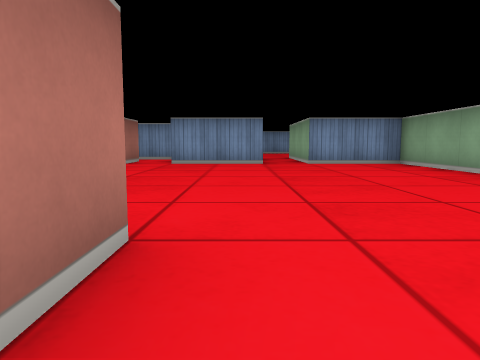
[1] (above)

24 first-person views from a walk through a cub3D ray-caster map. The camera is about half as high as the walls, tilts 6° down and sees 70° across. The floor is counted in squares. Each view is taken from the middle of a square. On the plan, view 1 faces up. The plan holds only what a view shows up to about 9 squares ahead; the rest is blank.

[2]
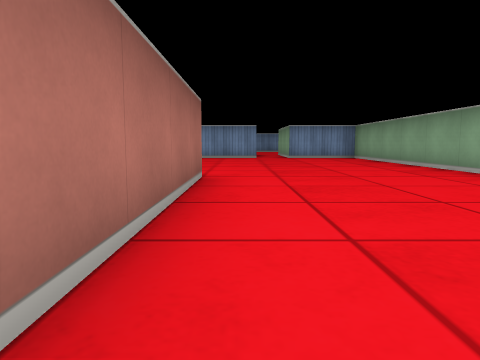

[3]
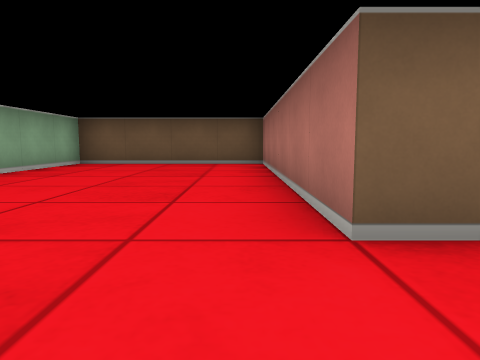

[4]
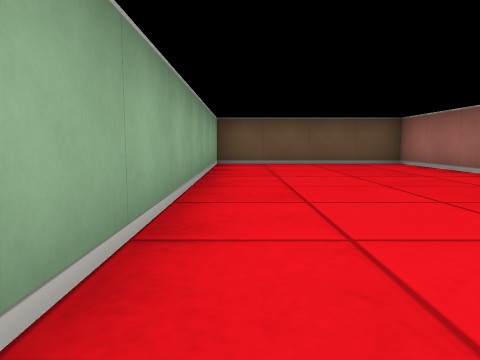

[5]
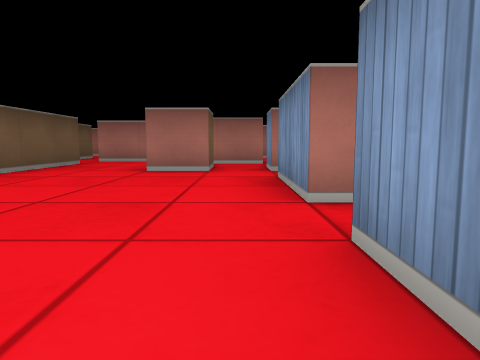

[6]
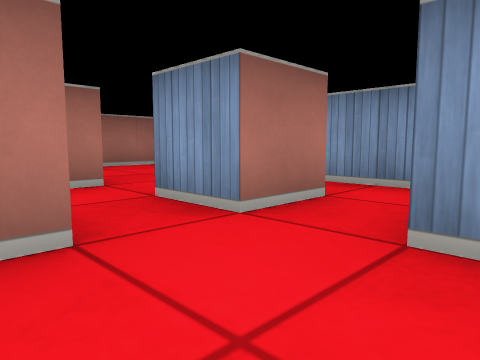

[7]
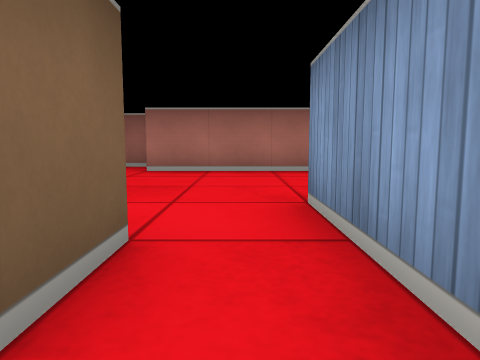

[8]
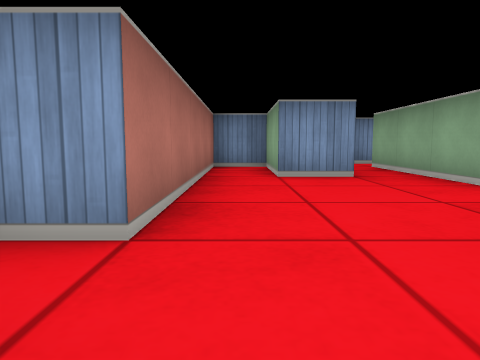

[9]
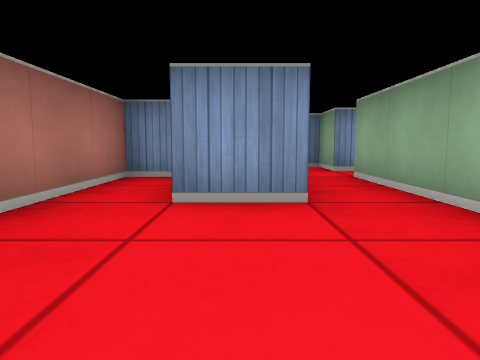

[10]
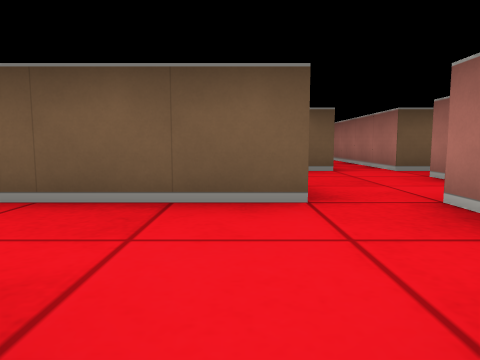

[11]
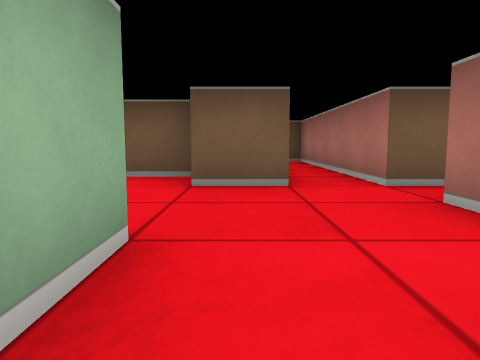

[12]
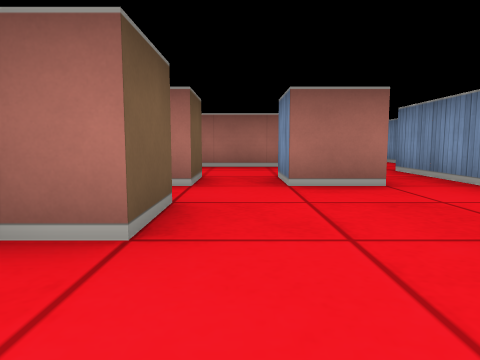

[13]
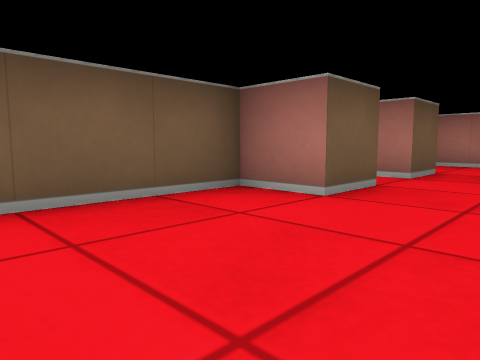

[14]
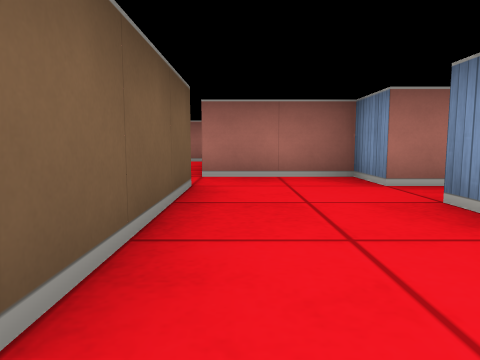

[15]
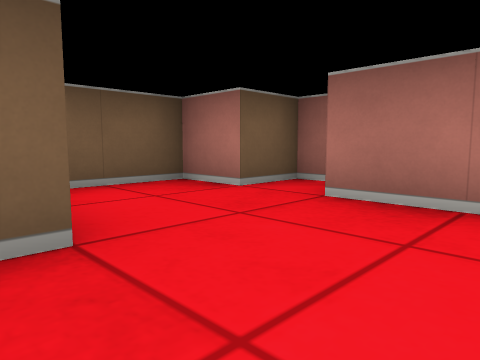

[16]
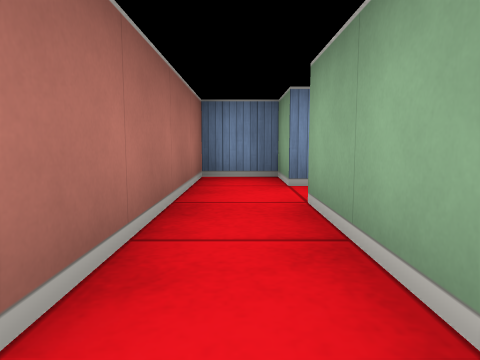

[17]
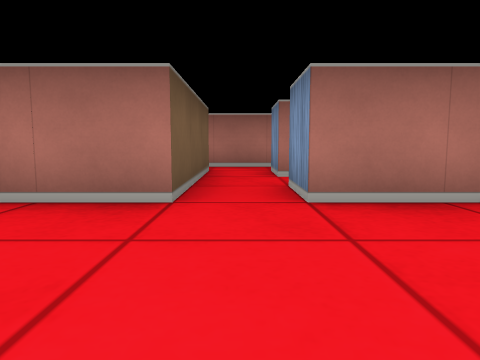

[18]
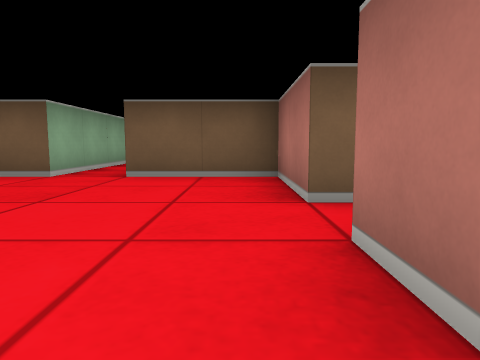

[19]
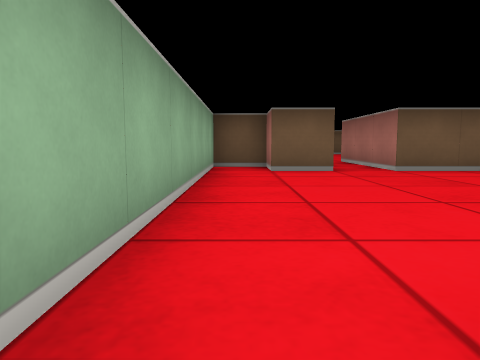

[20]
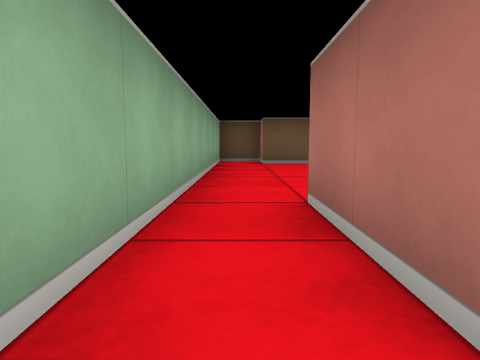

[21]
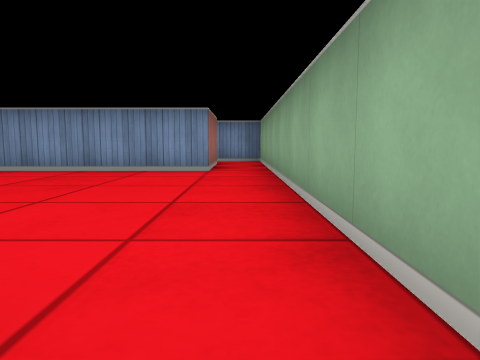

[22]
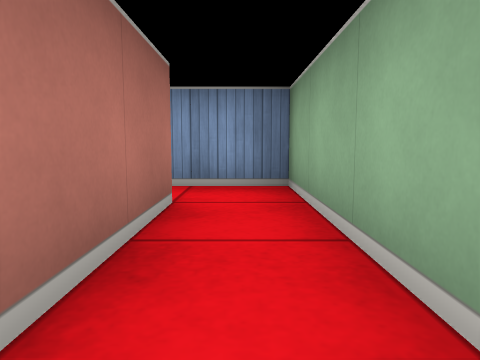

[23]
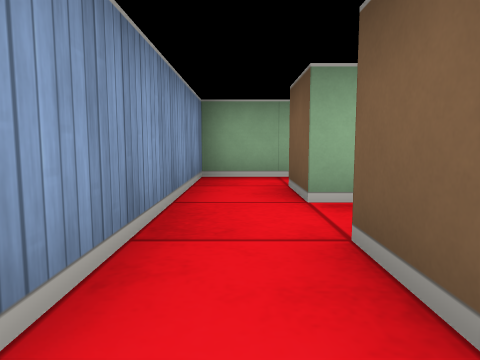

[24]
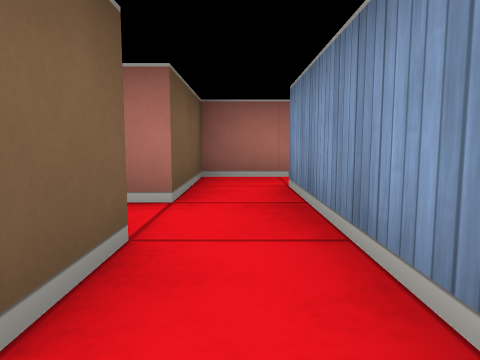

### Floor plan
Points are (right, up) in squares from view 1. A wall is a line through its corners. A room is listed if a view was taken in it or the views show most of it. See-through windows are left out.
Room 1 (views 1, 2, 3, 4, 5, 6, 7, 8, 9, 10, 11, 13, 14, 15, 16)
walls: (-3, 5.5) (-3.5, 5.5); (-1.1, 1.5) (-0.5, 1.5) (-0.5, -4.5) (3.5, -4.5) (3.5, 7.5) (1.5, 7.5); (-4.5, 3.5) (-1.6, 3.5); (-3.5, 6.5) (-2.5, 6.5) (-2.5, 5.5); (0.5, 7.5) (-1.5, 7.5); (-4.5, 7.6) (-4.5, 5.5) (-5.5, 5.5) (-5.5, 3.5); (-3.5, 8.5) (-2.5, 8.5) (-2.5, 7.5) (-3.5, 7.5); (-2.1, 9.5) (-4.5, 9.5) (-4.5, 12.5); (-8.5, 7.2) (-8.5, 6.5) (-7.5, 6.5) (-7.5, 5.5) (-6.1, 5.5); (-5.5, 12.5) (-5.5, 10.5) (-6.5, 10.5) (-6.5, 12.5) (-7.5, 12.5) (-7.5, 7.5) (-8.1, 7.5)
ways out: opening at (-3.5, 3) to room 2; opening at (1, 8) to room 3; opening at (-5, 11.5) to room 6
Room 2 (view 12)
walls: (-5.6, 0.5) (-4.5, 0.5) (-4.5, -0.5) (-2.4, -0.5); (-7.5, 0.5) (-6.5, 0.5) (-6.5, -4.5); (-6.5, 2.6) (-6.5, 1.5) (-7.5, 1.5); (-4.5, 2.5) (-4.5, 3.5); (-6.5, 3.5) (-8.5, 3.5); (-9.5, 3.1) (-9.5, -0.1); (-10.6, 4.5) (-11.2, 4.5)
ways out: opening at (-3.5, 3) to room 1; opening at (-10.5, 4)
Room 3 (views 17, 18, 21, 22)
walls: (2.5, 15.5) (-0.9, 15.5); (-1.5, 14.9) (-1.5, 13.5) (-2.5, 13.5); (-2.5, 12.5) (-1.5, 12.5) (-1.5, 10.5) (0.5, 10.5) (0.5, 7.5); (1.5, 7.5) (1.5, 10.5) (2.5, 10.5) (2.5, 9.5) (3.5, 9.5) (3.5, 15.5)
ways out: opening at (1, 8) to room 1; opening at (3, 16.5) to room 4; opening at (-2, 13)
Room 4 (views 19, 20, 24)
walls: (1.5, 17.5) (2.5, 17.5) (2.5, 15.5); (-0.5, 17.5) (0.5, 17.5) (0.5, 17.1); (3.5, 15.5) (3.5, 18.5) (-0.5, 18.5)
ways out: opening at (3, 16.5) to room 3; opening at (0, 18) to room 5
Room 5 (view 23)
walls: (-1.5, 18.8) (-1.5, 17.5) (-0.5, 17.5)
ways out: opening at (0, 18) to room 4
Room 6 (no view inside)
walls: (-4.5, 12.5) (-3.5, 12.5); (-3.5, 13.5) (-4.5, 13.5) (-4.5, 14.5) (-5.5, 14.5) (-5.5, 12.5)
ways out: opening at (-5, 11.5) to room 1; opening at (-4, 13)

Where each view was taken, in squares from view 1:
view 1: 0 up, 0 right, facing up
view 2: 3 down, 0 right, facing up
view 3: 3 up, 0 right, facing down
view 4: 3 up, 3 right, facing down
view 5: 7 up, 3 right, facing left
view 6: 6 up, 1 left, facing up-left
view 7: 9 up, 2 left, facing left
view 8: 6 up, 7 left, facing up
view 9: 8 up, 6 left, facing up
view 10: 6 up, 4 left, facing down
view 11: 4 up, 5 left, facing down
view 12: 1 up, 3 left, facing left
view 13: 2 up, 2 left, facing down-left
view 14: 4 up, 1 left, facing left
view 15: 9 up, 5 left, facing down-left
view 16: 10 up, 5 left, facing up
view 17: 13 up, 1 right, facing left
view 18: 15 up, 1 left, facing down
view 19: 16 up, 3 right, facing down
view 20: 18 up, 3 right, facing down
view 21: 10 up, 3 right, facing up
view 22: 15 up, 3 right, facing up
view 23: 18 up, 1 left, facing right
view 24: 18 up, 3 right, facing left
